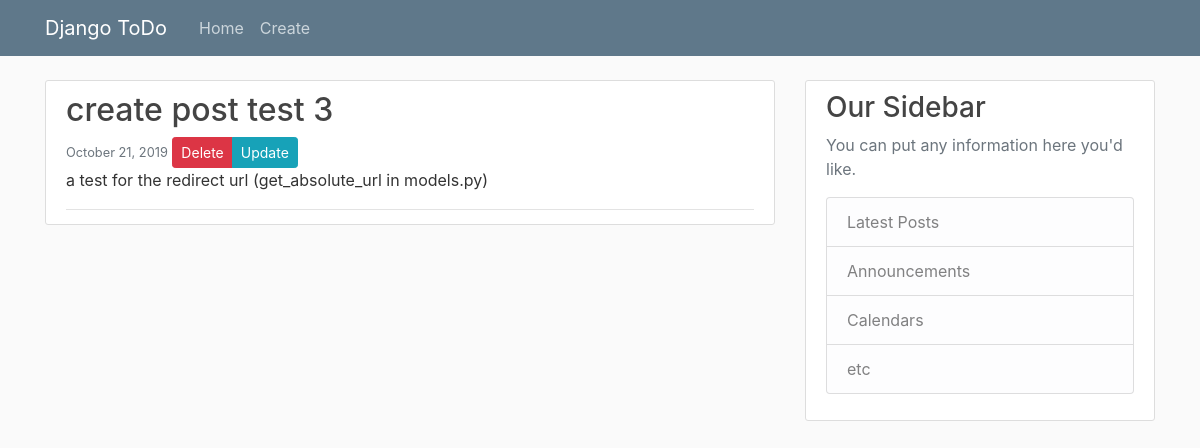
The app's page /8/ with its own data.
### main/models.py (models this page shows, shortened)
class ToDoList(models.Model):
    title = models.CharField(max_length=256)
    content = models.TextField()
    post_time = models.DateTimeField(auto_now_add=True)
    completed = models.BooleanField(default=False)

### main/views.py (the view)
# urls.py: path('<int:pk>/', ToDoDetailView.as_view(), name='todo_detail'),
class ToDoDetailView(DetailView):
    model = ToDoList

### main/templates/main/todolist_detail.html
{% extends "main/base.html" %}
{% block content %}
    <artiicle class="media content-section">
        <div class="media-body">
            <div class="article-metadata">
                <h2>{{ object.title }}</h2>
                <small class="text-muted">{{ object.post_time|date:"F d, Y" }}</small>
                <div class="btn-group">
                        <a href="{% url 'todo_delete' object.id%}" class="btn btn-danger btn-sm">Delete</a>
                        <a href="{% url 'todo_update' object.id %}" class="btn btn-info btn-sm">Update</a>
                </div>
                <p class="article-content">{{ object.content }}</p>
            </div>
        </div>
    </artiicle>
{% endblock content %}

### main/static/main/main.css (style rules this page uses)
body { background: #fafafa; color: #333333; margin-top: 5rem; }
h1, h2, h3, h4, h5, h6 { color: #444444; }
.content-section { background: #ffffff; padding: 10px 20px; border: 1px solid #dddddd; border-radius: 3px; margin-bottom: 20px; }
.article-content { white-space: pre-line; }
.article-metadata { padding-bottom: 1px; margin-bottom: 4px; border-bottom: 1px solid #e3e3e3 }

### records on screen
ToDoList: title "create post test 3", post_time "October 21, 2019", content "a test for the redirect url (get_absolute_url in models.py)"
